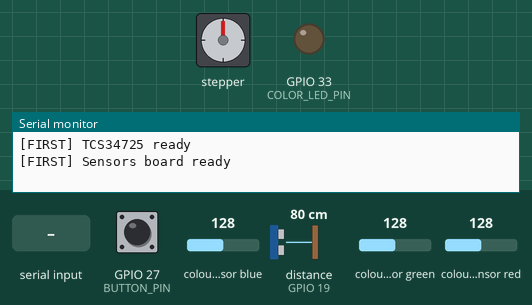
Simulated run of this sketch. Board: ESP32. Shown: stepper motor, output pins drawn as LEDs (lit = HIGH), the last lines printed to the serial monitor. Wiring (inferred from the names in the program): stepper motor (2048 steps per turn assumed): coils GPIO 2, GPIO 15, GPIO 18, GPIO 5. The inputs (shaded band) are chosen by the test bench; at power-on: GPIO 27 (BUTTON_PIN) HIGH, colour sensor blue 128, distance to the obstacle (sensor on GPIO 19) 80 cm, colour sensor green 128, colour sensor red 128. The echo pulse lasts 58.3 µs per cm; pins used as bus, display or sensor lines are not drawn.

Above: at 1.2 s.
1.3 s: "DISP:90\n" received over the second serial link
At 2.07 s:
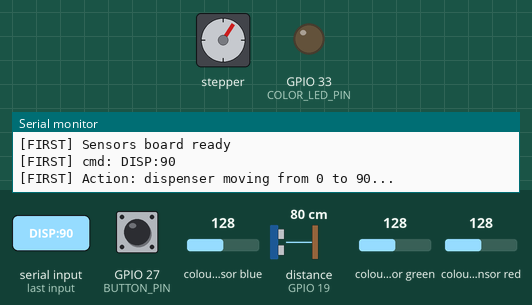
At 2.67 s:
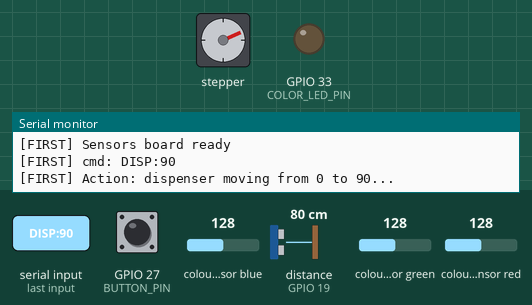
4.3 s: "COLOR?\n" received over the second serial link
At 4.47 s:
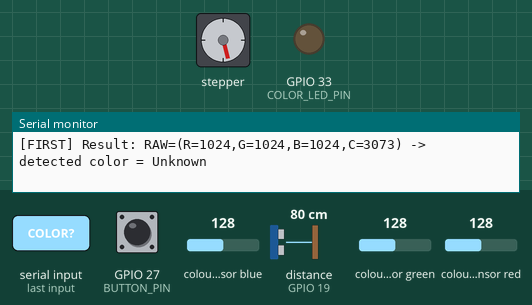
7.3 s: GPIO 27 (BUTTON_PIN) pulled LOW for 0.15 s
10.3 s: "COLOR?\n" received over the second serial link
At 10.47 s:
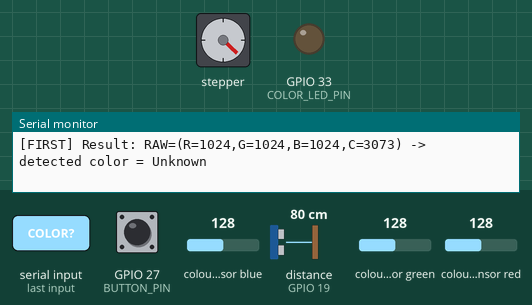
13.3 s: GPIO 27 (BUTTON_PIN) pulled LOW for 1 s
16.3 s: "DIST?\n" received over the second serial link
Timing chart, 0 to 20.3 s (numbered marks = the images above; inputs shaded):
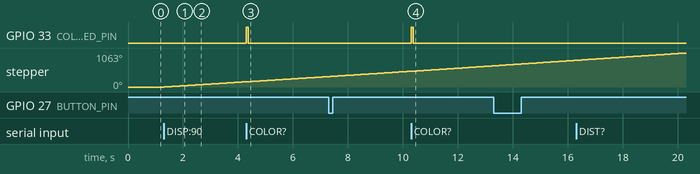

The sketch:

first_esp32.ino
```cpp
// ============================================================================
//    Config.h
//    first_esp32.ino          — main logic
//    buttom_switch.ino        — start/emergency button
//    Ultrasonic_esp32.ino     — ultrasonic sensor
//    TCS34725_Color_sensor.ino — color sensor (I2C)
//    Dispenser.ino            — extension dispenser motor (moved here from the second board)
//
//  loop() is a single non-blocking poll: handleUart() and handleButton() run
//  every iteration no matter what else is happening — including while the
//  dispenser carousel is mid-turn — so the emergency button is never delayed
//  by a motor move. See Dispenser.ino for the non-blocking motor design.
// ============================================================================
#include "Config.h"

bool     armed              = false;  // whether we're in a braid session (monitoring for emergency)
bool     lastBtnPressed     = false;  // button state on the previous tick (to detect a new press)
uint32_t lastBtnChange      = 0;      // timestamp of the last press (for debounce)
String   rxLine             = "";     // buffer for the incoming UART line
bool     dispenserReplyPending = false;  // a DISP: request is in flight, waiting to send DISPDONE

void setup() {
  Serial.begin(115200);
  Serial2.begin(UART_BAUD, SERIAL_8N1, UART_RX_PIN, UART_TX_PIN);

  buttonSetup();
  ultrasonicSetup();
  colorSensorSetup();
  dispenserSetup();

  Serial.println("\n[FIRST] Sensors board ready");
}

void loop() {
  handleUart();                     // handles commands arriving from the second board
  handleButton();                   // monitors the emergency button
  if (dispenserReplyPending && dispenserTick()) {
    sendLine("DISPDONE");           // move finished -> report back now
    dispenserReplyPending = false;
  }
}

//  handleUart — reads a command from the second board
void handleUart() {
  while (Serial2.available()) {
    char c = Serial2.read();
    if (c == '\n' || c == '\r') {
      if (rxLine.length() > 0) {
        processCommand(rxLine);      // parse and act on it
        rxLine = "";
      }
    } else {
      rxLine += c;
      if (rxLine.length() > 40) rxLine = "";  // guard against garbage
    }
  }
}

//  processCommand — decides what to do based on the command
void processCommand(const String& cmd) {
  Serial.print("[FIRST] cmd: "); Serial.println(cmd);

  if (cmd == "DIST?") {
    float d = readDistanceCm();
    bool ok = (d >= DIST_MIN_CM && d <= DIST_MAX_CM);
    sendLine("DIST:" + String(d, 1));
    sendLine("DISTOK:" + String(ok ? 1 : 0));
  }
  else if (cmd == "COLOR?") {
    String name = readHairColor();
    sendLine("COLOR:" + name);
  }
  else if (cmd == "ARMED") {                   // braiding started
    armed = true; lastBtnPressed = false;
    Serial.println("[FIRST] ARMED");
  }
  else if (cmd == "DISARM") {                  // braiding finished
    armed = false;                             // stop monitoring for emergency
    Serial.println("[FIRST] DISARM");
  }
  else if (cmd == "PING") {                    // connectivity check
    sendLine("PONG");
  }
  else if (cmd.startsWith("DISP:")) {          // request to turn the extension carousel
    int idx = cmd.substring(5).toInt();
    dispenserStartMove(idx);                   // non-blocking — DISPDONE is sent once it finishes (see loop())
    dispenserReplyPending = true;
  }
}

//  handleButton — detects a new press and reports it based on current state
void handleButton() {
  bool pressed = buttonPressed();

  // new press (rising edge), past the debounce window
  if (pressed && !lastBtnPressed && (millis() - lastBtnChange > BTN_DEBOUNCE_MS)) {
    lastBtnChange = millis();
    if (armed) {                     // mid-braid
      sendLine("EMG");               // send emergency stop
      Serial.println("[FIRST] >>> EMERGENCY");
    } else {
      sendLine("OK");
      Serial.println("[FIRST] >>> OK/clear");
    }
  }
  lastBtnPressed = pressed;
}

//  sendLine — sends a text line to the second board
void sendLine(const String& s) {
  Serial2.print(s);
  Serial2.print('\n');
}
```

Dispenser.ino
```cpp
// ============================================================================
//  Dispenser.ino — extension carousel motor (moved here from the second board)
//
//  Non-blocking: dispenserStartMove() kicks off a move, dispenserTick() steps
//  it forward by at most one motor step per call, paced by STEP_DELAY_MS via
//  millis() instead of delay(). Call dispenserTick() every loop() iteration —
//  this lets handleButton()/handleUart() keep running (in particular, the
//  emergency button) while the carousel is turning, instead of the board
//  being unresponsive for the ~1.5s a full rotation used to take.
// ============================================================================
#include "Config.h"

static const int dispPins[4] = { DISP_IN1, DISP_IN2, DISP_IN3, DISP_IN4 };
static int dispPhase = 0;            // current phase of the motor
static int dispIndex = 0;            // current carousel position
static int dispTargetIndex = 0;      // position the current move is heading to

static bool     dispMoving = false;
static int      dispStepsRemaining = 0;
static int      dispDir = 1;
static uint32_t dispLastStepMs = 0;

// Two-coil-on (high torque) drive sequence — 4 phases
static const uint8_t PHASE_SEQ[4][4] = {
  {1,1,0,0},                         // phase 0: coils 1+2
  {0,1,1,0},                         // phase 1: coils 2+3
  {0,0,1,1},                         // phase 2: coils 3+4
  {1,0,0,1}                          // phase 3: coils 4+1
};

// Init
void dispenserSetup() {
  for (int i = 0; i < 4; i++) {
    pinMode(dispPins[i], OUTPUT);
    digitalWrite(dispPins[i], LOW);
  }
}

// Energizes the coils for the given phase
static void applyPhase(int phase) {
  for (int i = 0; i < 4; i++) digitalWrite(dispPins[i], PHASE_SEQ[phase][i]);
}

// De-energizes all coils
static void releaseCoils() {
  for (int i = 0; i < 4; i++) digitalWrite(dispPins[i], LOW);
}

// Single step in direction dir (+1 forward / -1 backward)
static void stepOnce(int dir) {
  dispPhase = (dispPhase + dir + 4) % 4;  // advance/retreat phase, wrapping
  applyPhase(dispPhase);
}

// Starts turning the carousel to the given extension position (one quarter
// turn per position). Returns immediately — call dispenserTick() to advance it.
void dispenserStartMove(int targetIndex) {
  if (targetIndex < 0) {                 // EXT_NONE => stay in place
    releaseCoils();
    dispMoving = false;
    Serial.println("[FIRST] Result: no target (EXT_NONE), staying in place");
    return;
  }
  int diff = targetIndex - dispIndex;    // how many positions to move (can be negative)
  dispDir = (diff >= 0) ? 1 : -1;
  dispStepsRemaining = abs(diff) * DISP_QUARTER_STEPS;
  dispTargetIndex = targetIndex;
  dispLastStepMs = millis();
  dispMoving = (dispStepsRemaining > 0);
  Serial.printf("[FIRST] Action: dispenser moving from %d to %d...\n", dispIndex, targetIndex);
  if (!dispMoving) Serial.println("[FIRST] Result: already at target position");
}

// Call every loop() iteration. Takes at most one step, paced by STEP_DELAY_MS.
// Returns true exactly once, on the tick the move completes (false otherwise,
// including while idle).
bool dispenserTick() {
  if (!dispMoving) return false;
  if (millis() - dispLastStepMs < STEP_DELAY_MS) return false;

  stepOnce(dispDir);
  dispLastStepMs = millis();
  if (--dispStepsRemaining <= 0) {
    releaseCoils();
    dispIndex = dispTargetIndex;
    dispMoving = false;
    Serial.printf("[FIRST] Result: dispenser reached position %d\n", dispIndex);
    return true;
  }
  return false;
}

bool dispenserIsMoving() { return dispMoving; }
```

TCS34725_Color_sensor.ino
```cpp
// ============================================================================
//  TCS34725_Color_sensor.ino — TCS34725 color sensor (I2C) — first ESP32
// ============================================================================
#include "Config.h"
#include <Wire.h>
#include <Adafruit_TCS34725.h>
#include <limits.h>

static Adafruit_TCS34725 tcs = Adafruit_TCS34725(TCS34725_INTEGRATIONTIME_50MS, TCS34725_GAIN_4X);
static bool sensorOk = false;

// RAW R,G,B,Clear reference values, calibrated ahead of time per extension color.
struct ColorRef { const char* name; int r, g, b, c; };
static ColorRef colorRefs[] = {
  {"Blonde", 65, 77, 60, 200},
  {"Green",  51, 73, 49, 171},
  {"Red",    92, 74, 63, 225},
  {"Black",  51, 61, 50, 160}
};
static const int numColors = 4;
static const long MAX_COLOR_DIST = 6000;

// Color sensor init
void colorSensorSetup() {
  pinMode(COLOR_LED_PIN, OUTPUT);
  digitalWrite(COLOR_LED_PIN, LOW);       // off by default
  Wire.begin(COLOR_SDA, COLOR_SCL);
  sensorOk = tcs.begin();
  if (!sensorOk) Serial.println("[FIRST] TCS34725 NOT FOUND — check wiring/I2C address");
  else           Serial.println("[FIRST] TCS34725 ready");
}

static const char* findClosestColor(int r, int g, int b, int c) {
  long minDist = LONG_MAX;
  const char* best = "Unknown";
  for (int i = 0; i < numColors; i++) {
    long dr = r - colorRefs[i].r, dg = g - colorRefs[i].g,
         db = b - colorRefs[i].b, dc = c - colorRefs[i].c;
    long dist = dr*dr + dg*dg + db*db + dc*dc;   // Euclidean distance in 4 dimensions
    if (dist < minDist) { minDist = dist; best = colorRefs[i].name; }
  }
  if (minDist > MAX_COLOR_DIST) {
    Serial.printf("[FIRST] Color too far from any reference (dist=%ld > %ld) -> Unknown\n",
                  minDist, MAX_COLOR_DIST);
    return "Unknown";
  }
  return best;
}

// Nearest matching color name
String readHairColor() {
  if (!sensorOk) { Serial.println("[FIRST] Color sensor not initialized"); return "Unknown"; }

  Serial.println("[FIRST] Action: scanning hair color (single sample)...");
  digitalWrite(COLOR_LED_PIN, HIGH);      // only lit for the duration of the measurement
  delay(20);                              // let the light settle
  uint16_t rRaw, gRaw, bRaw, clear;
  tcs.getRawData(&rRaw, &gRaw, &bRaw, &clear);
  digitalWrite(COLOR_LED_PIN, LOW);       // turn off right after measuring
  int r = rRaw, g = gRaw, b = bRaw, c = clear;

  const char* name = findClosestColor(r, g, b, c);
  Serial.printf("[FIRST] Result: RAW=(R=%d,G=%d,B=%d,C=%d) -> detected color = %s\n", r, g, b, c, name);
  return String(name);
}
```

Ultrasonic_esp32.ino
```cpp
// ============================================================================
//  Ultrasonic_esp32.ino — checks whether the head/hair is at a valid distance
// ============================================================================
#include "Config.h"

// Sensor init
void ultrasonicSetup() {
  pinMode(TRIG_PIN, OUTPUT);
  pinMode(ECHO_PIN, INPUT);
  digitalWrite(TRIG_PIN, LOW);
}

// Single measurement in cm. Returns -1 if no echo was received.
float readDistanceCm() {
  Serial.println("[FIRST] Action: measuring distance (ultrasonic)...");

  digitalWrite(TRIG_PIN, LOW);
  delayMicroseconds(2);             // brief settle
  digitalWrite(TRIG_PIN, HIGH);     // start the trigger pulse
  delayMicroseconds(10);
  digitalWrite(TRIG_PIN, LOW);

  long duration = pulseIn(ECHO_PIN, HIGH, 30000);  // echo duration (30ms timeout)
  if (duration == 0) {
    Serial.println("[FIRST] Result: NO ECHO (out of range)");
    return -1.0;
  }

  // speed of sound ~0.0343 cm/us
  float dist = duration * 0.0343 / 2.0;
  bool ok = (dist >= DIST_MIN_CM && dist <= DIST_MAX_CM);
  Serial.printf("[FIRST] Result: duration=%ldus, distance=%.1fcm, OK=%s\n",
                duration, dist, ok ? "YES" : "NO");
  return dist;
}
```

buttom_switch.ino
```cpp
#include "Config.h"

// Button init
void buttonSetup() {
  pinMode(BUTTON_PIN, INPUT_PULLUP); // internal pull-up resistor
}

// True if the button is currently pressed
bool buttonPressed() {
  return digitalRead(BUTTON_PIN) == LOW;
}
```

Config.h
```cpp
//  Config.h — pins and constants for the "senses" board (first_esp32)
#ifndef CONFIG_H
#define CONFIG_H

// ---------- Start / emergency-stop button ----------
#define BUTTON_PIN   27

// ---------- Ultrasonic sensor (HC-SR04) ----------
#define TRIG_PIN     21             // TRIG pin (output — sends the pulse)
#define ECHO_PIN     19             // ECHO pin (input — measures the echo)
#define DIST_MIN_CM  7.0            // minimum valid distance (cm)
#define DIST_MAX_CM  16.0           // maximum valid distance (cm)

// ---------- Color sensor (TCS34725, I2C) ----------
#define COLOR_SDA    32             // I2C SDA
#define COLOR_SCL    26             // I2C SCL
#define COLOR_LED_PIN 33            // controls the sensor's LED (only on during a measurement)

// ---------- Extension dispenser motor (ULN2003 / 28BYJ-48) ----------
#define DISP_IN1  2
#define DISP_IN2  15
#define DISP_IN3  18
#define DISP_IN4  5

#define STEP_DELAY_MS      3        // delay between steps (speed/torque tradeoff)
#define DISP_STEPS_PER_REV 2048     // steps per full revolution of the carousel (28BYJ-48)
#define DISP_QUARTER_STEPS (DISP_STEPS_PER_REV / 4)

// ---------- UART to the second board (Serial2 on regular pins 16/17) ----------
#define UART_TX_PIN  17             // GPIO17 = TX
#define UART_RX_PIN  16             // GPIO16 = RX
#define UART_BAUD    115200

// ---------- General ----------
#define BTN_DEBOUNCE_MS 50          // button debounce (ms)

#endif
```

Measured:
- after the input at 1.3 s, stepper: keeps turning clockwise at about 56°/s, starting at once
- after the input at 4.3 s, GPIO 33 (COLOR_LED_PIN): LOW → HIGH at once, → LOW 0.07 s later
- after the input at 10.3 s, GPIO 33 (COLOR_LED_PIN): LOW → HIGH at once, → LOW 0.07 s later
